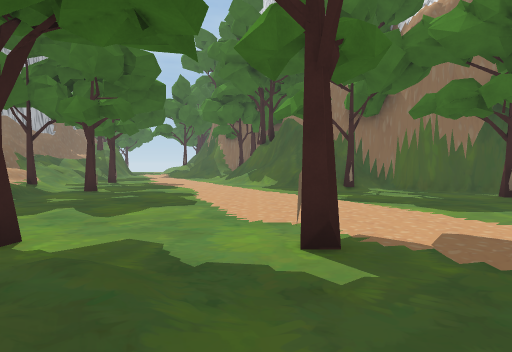
[1] (above)

20 first-person views from a walk through a Unity game level. The camera is 1.3 m above the floor, tilts 2° down and sees 75° across. The floor is counted in squares, 2 m on a side. Each view is taken from the middle of a square. On the plan, view 1 faces up. The plan holds only what a view shows up to about 10 squares ahead; the rest is blank. The place goes on beyond the plan. The player character is not drawn.

[2]
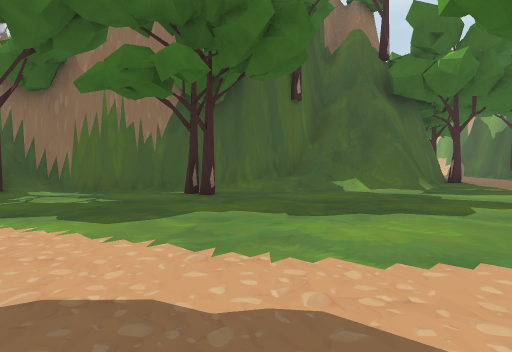

[3]
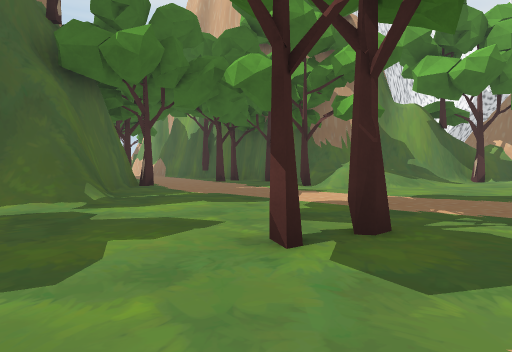

[4]
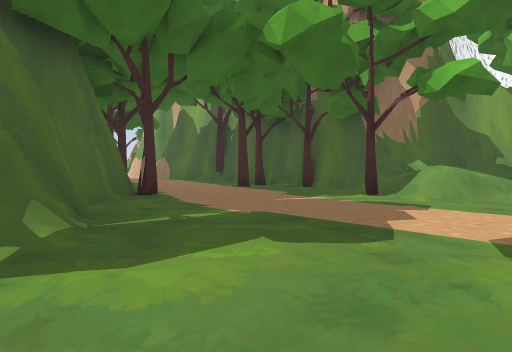

[5]
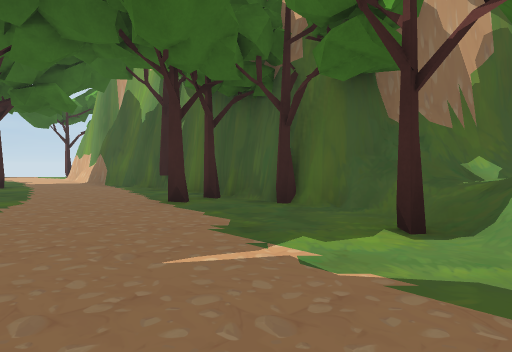

[6]
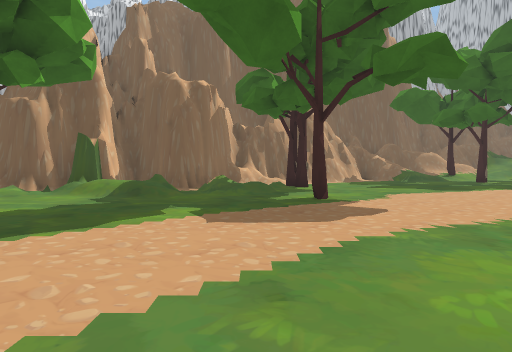

[7]
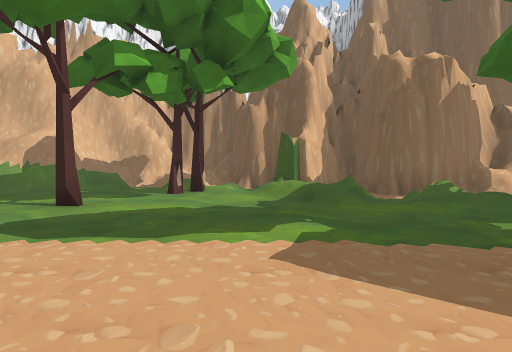

[8]
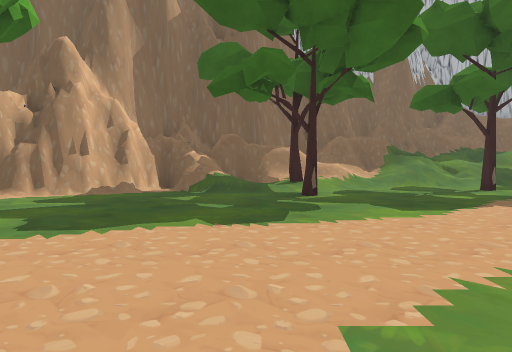

[9]
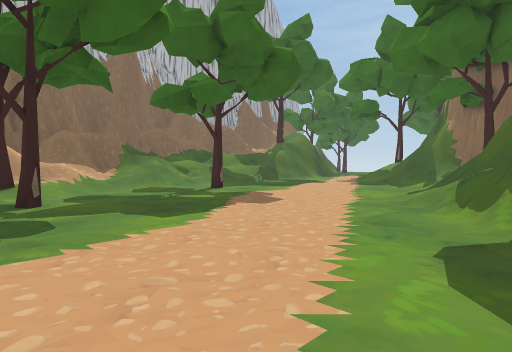

[10]
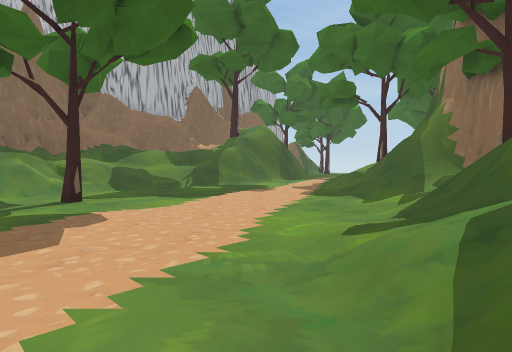

[11]
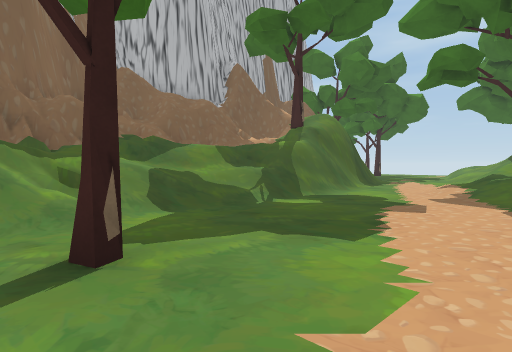

[12]
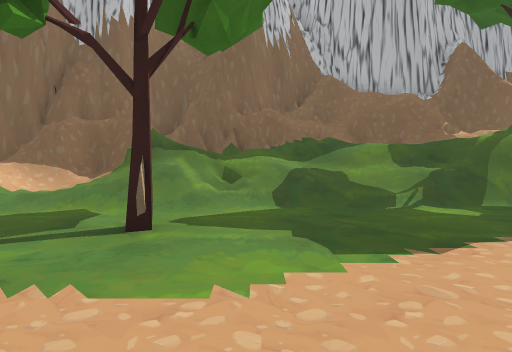

[13]
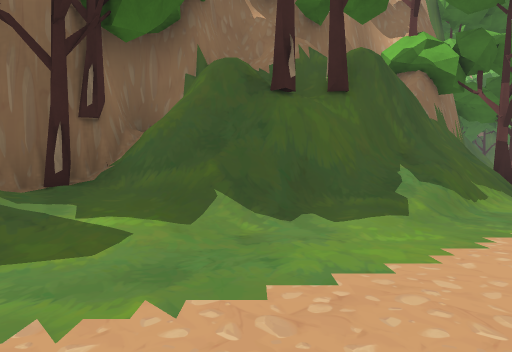

[14]
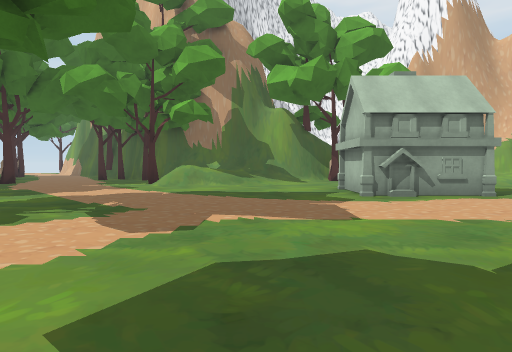

[15]
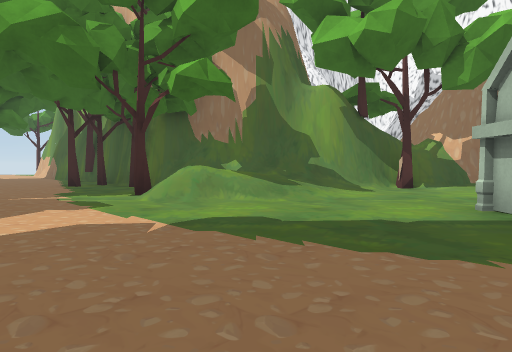

[16]
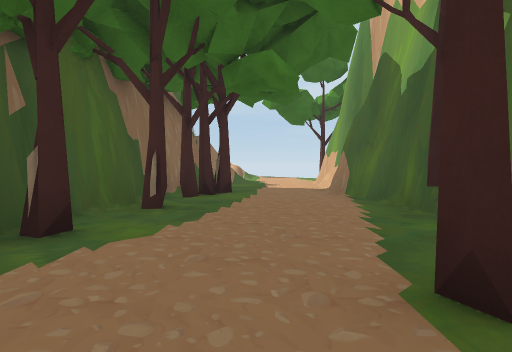

[17]
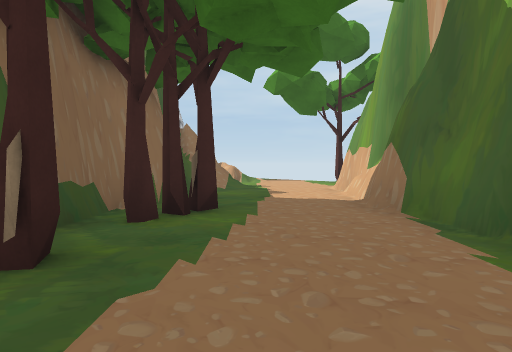

[18]
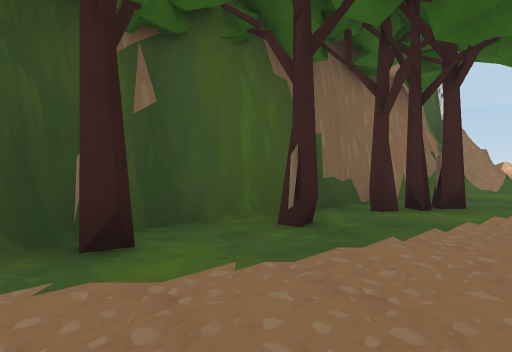

[19]
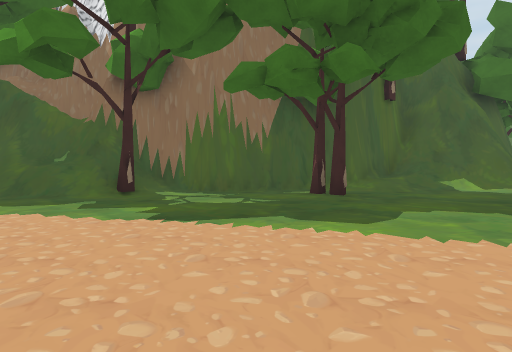

[20]
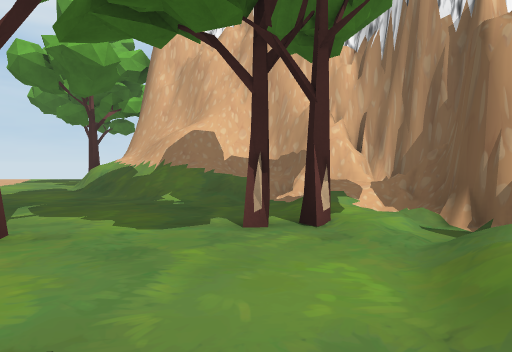

### Floor plan
Key: @ floor where view 1 was taken; # wall or solid block; x gap in a wall; . floor; / step, stairs or slope; = window, fence, low wall or low ledge; v drop or lower ground; T tree; H house.
Columns run from 13 left of view 1 to 26 right of it. Each row starts with its distance up from view 1.
 21  #=##.../==##
 20  #=///...//=##
 19 ##////....//T##
 18 #/////.....//##
 17 #/ //......//##
 16 #v////....../##
 15 ###///.T....//#
 14 ##=///......./##                    ##
 13  ###//......./=##                  ###/
 12   ##//......../####                #//.
 11    #///.........T/##             ###....
 10    # #T/T..........###          ##......
  9      #//............/###      ###TT...##
  8      #==...........T.//##    ##T.....##
  7      ##.............../=##  ##T.....##
  6       ##.............../#####......##
  5       ##................//..T......#
  4        ##.........................T
  3         # T...T................TT#
  2         #/.//........T..........##
  1         ###=/........T.........T
  0           ##=@............./T=##
 -1           ##=/.............///##
 -2            ##/.............////#
 -3            #//..T...........//##
 -4            #xTT............../#
 -5            #//................##
 -6            #/////.......H  ...T#

Positions as (right, up) in squares from view 1, and headings:
1: (0, 0), facing up
2: (2, 2), facing up-right
3: (5, 2), facing right
4: (8, 3), facing right
5: (12, 2), facing right
6: (7, 2), facing left
7: (5, 3), facing down-left
8: (2, 9), facing left
9: (1, 9), facing up-left
10: (0, 13), facing up-left
11: (-4, 14), facing up-left
12: (-3, 16), facing left
13: (-5, 17), facing right
14: (4, -3), facing right
15: (8, -2), facing right
16: (16, 3), facing up-right
17: (18, 5), facing up-right
18: (18, 4), facing up
19: (0, 4), facing up-right
20: (1, 0), facing down
